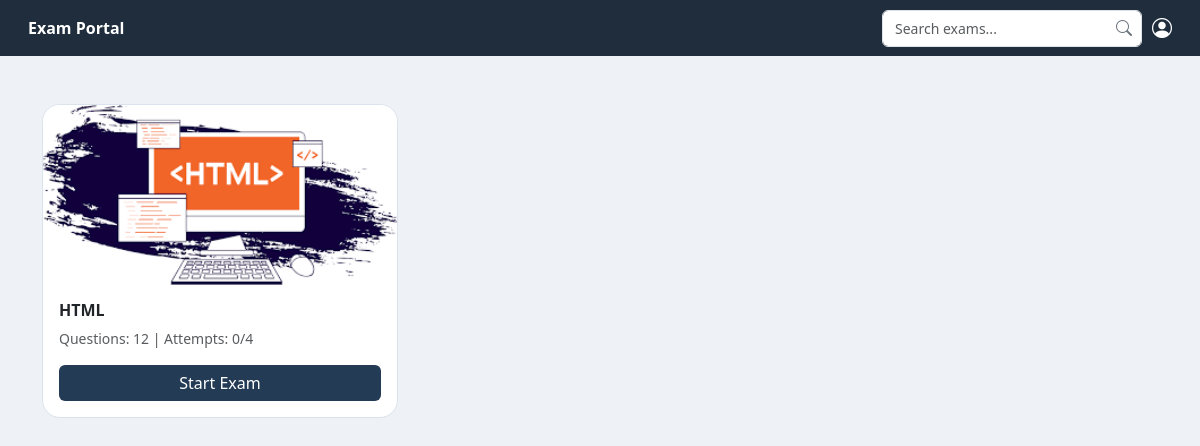
The page / on the database its author committed.
### tables this page shows
CREATE TABLE `exams` (
  `id` int(11) NOT NULL,
  `exam_name` varchar(255) NOT NULL,
  `start_date` date NOT NULL,
  `end_date` date NOT NULL,
  `attempts` int(11) DEFAULT 1,
  `duration_minutes` int(11) NOT NULL DEFAULT 30,
  `exam_image` varchar(255) DEFAULT NULL,
  `total_questions` int(11) DEFAULT 5,
  `created_at` timestamp NOT NULL DEFAULT current_timestamp()
);

### index.php (the view, shortened to what this page needs)
<?php
require_once __DIR__ . "/config/db.php";
$loggedIn  = isset($_SESSION['student_id']);
$today = date('Y-m-d');
$exams = $conn->query("
    SELECT id, exam_name, exam_image, total_questions,
           attempts, duration_minutes, end_date
    FROM exams
    WHERE start_date <= '$today'
      AND end_date >= '$today'
    ORDER BY id DESC
");
?>
<!DOCTYPE html>
<html lang="en">
<head>
  <link href="https://cdn.jsdelivr.net/npm/bootstrap@5.3.2/dist/css/bootstrap.min.css" rel="stylesheet">
  <link href="https://cdn.jsdelivr.net/npm/bootstrap-icons@1.11.1/font/bootstrap-icons.css" rel="stylesheet">
  <link rel="stylesheet" href="assest/css/index.css">
</head>
<body>
  <nav class="navbar navbar-dark">
    <div class="container-fluid">
      <a class="navbar-brand" href="index.php">Exam Portal</a>
      <div class="nav-right ">
        <div class="search-box ms-auto">
          <input id="searchInput" class="form-control" placeholder="Search exams...">
        </div>
        <?php if ($loggedIn): ?>
          <a href="setting.php" class="setting-icon"><i class="bi bi-gear-fill"></i></a>
        <?php else: ?>
          <a href="signup.php" class="user-icon"><i class="bi bi-person-circle"></i></a>
        <?php endif; ?>
      </div>
    </div>
  </nav>
  <div class="container py-5">
    <div class="row g-4" id="examGrid">
      <?php while ($e = $exams->fetch_assoc()):
        $usedAttempts = 0;
      ?>
        <div class="col-lg-4 col-md-6 exam-col">
          <div class="exam-card h-100" data-name="<?= strtolower($e['exam_name']) ?>">
            <img src="uploads/<?= htmlspecialchars($e['exam_image']) ?>" class="exam-img w-100">
            <div class="p-3">
              <h6 class="fw-semibold"><?= htmlspecialchars($e['exam_name']) ?></h6>
              <p class="text-muted small">
                Questions: <?= $e['total_questions'] ?> |
                Attempts: <?= $usedAttempts ?>/<?= $e['attempts'] ?>
              </p>
              <?php if (!$loggedIn): ?>
                <a href="login.php" class="btn start-btn text-white w-100">Start Exam</a>
              <?php endif; ?>
            </div>
          </div>
        </div>
      <?php endwhile; ?>
    </div>
  </div>
</body>
</html>

### assest/css/index.css (style rules this page uses)
body { background: #eef1f6; font-family: 'Segoe UI', sans-serif; margin: 0; }
.navbar { background: #1f2d3d; padding: .6rem 1rem; }
.navbar .container-fluid { display: flex; align-items: center; gap: 10px; flex-wrap: nowrap; }
.navbar-brand { color: #fff; font-weight: 600; font-size: 16px; white-space: nowrap; flex-shrink: 0; margin: 0; }
.nav-right { display: flex; align-items: center; gap: 10px; flex: 1; min-width: 0; }
.search-box { position: relative; flex: 1; max-width: 260px; }
.search-box input { width: 100%; padding: 7px 34px 7px 12px; font-size: 14px; border-radius: 6px; }
.user-icon, .setting-icon { color: #fff; font-size: 20px; flex-shrink: 0; display: flex; align-items: center; }
.exam-card { background: #fff; border-radius: 18px; overflow: hidden; border: 1px solid #dbe3ec; transition: .25s }
.exam-img { height: 180px; object-fit: cover }
.start-btn { background: #243b55; border: none }

### rows shown on the page
exams: exam_image (picture), exam_name "HTML", total_questions "12", usedAttempts "0", attempts "4"
